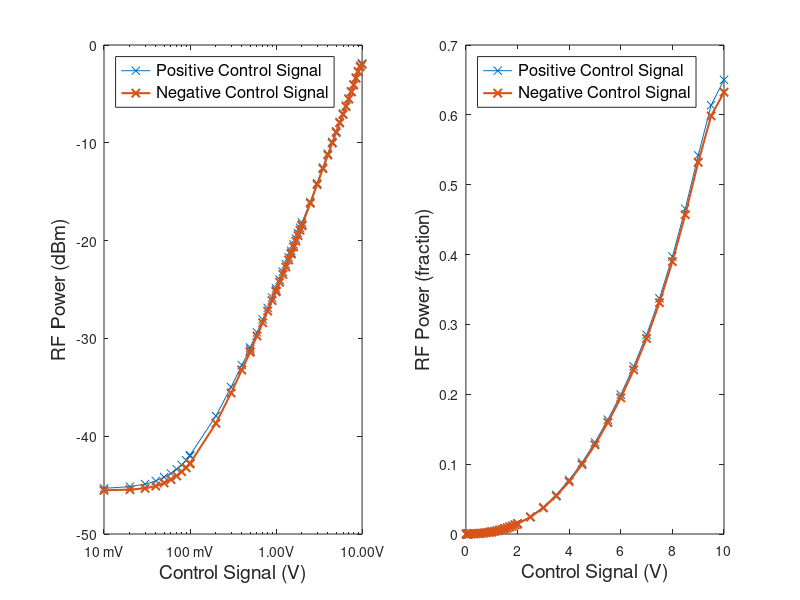
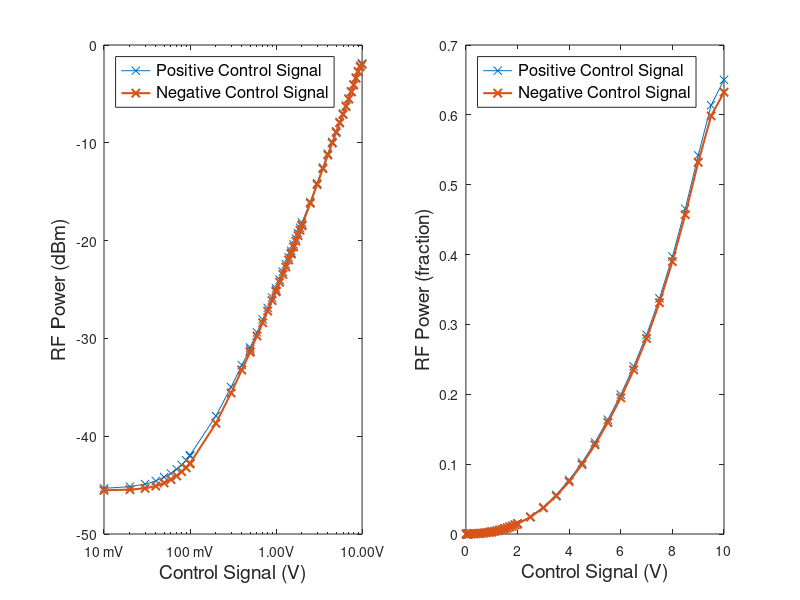

Source code (MATLAB) for these figures, in order:
P0 = 1.23;
V = -10:.5:10;
V2 = -2:.1:2;
V3 = -.1:.01:.1;
P3 = -[41.55,42.0,42.4,42.83,43.2,43.55,43.87,44.1,44.23,44.3,44.3,...
    44.1,43.93,43.67,43.35,42.95,42.58,42.14,41.71,41.23,40.8];
P2 = -[17.18,17.71,18.26,18.82,19.42,20.08,20.75,21.46,22.22,23.03,23.93,24.9,25.97,27.17,28.52,30.1,32.0,34.35,37.45,41.6,44.35,...
    40.7,36.7,33.75,31.5,29.7,28.15,26.83,25.65,24.6,23.64,22.77,21.95,21.2,20.48,19.81,19.16,18.56,18.00,17.45,16.91];
P = -[.76,1.0,1.51,2.17,2.86,3.57,4.3,5.06,5.87,6.74,7.71,8.79,10.02,11.42,13.04,14.95,17.25,20.14,24.01,30.18,44.5,...
    29.88,23.84,20.01,17.12,14.81,12.9,11.28,9.88,8.67,7.59,6.63,5.77,4.97,4.22,3.49,2.78,2.09,1.43,.89,.64];

G_plot = [P,P2,P3]-P0;

V_plot = [V,V2,V3];

V_plot_1 = V_plot(V_plot>0);
V_plot_2 = -V_plot(V_plot<0);
G_plot_1 = G_plot(V_plot>0);
G_plot_2 = G_plot(V_plot<0);

[V_plot_1,idx] = sort(V_plot_1);
G_plot_1 = G_plot_1(idx);
[V_plot_2,idx2] = sort(V_plot_2);
G_plot_2 = G_plot_2(idx2);

subplot(1,2,1)
semilogx(V_plot_1,G_plot_1,'-x',V_plot_2,G_plot_2,'-x','LineWidth',1.5)
xlabel('Control Signal (V)','FontSize',14)
ylabel('RF Power (dBm)','FontSize',14)
xticklabels({'10 mV','100 mV','1.00V','10.00V'})
legend({'Positive Control Signal','Negative Control Signal'},'Location','northwest','FontSize',12)

subplot(1,2,2)
plot(V_plot_1,10.^(G_plot_1/10),'-x',V_plot_2,10.^(G_plot_2/10),'-x','LineWidth',1.5)
xlabel('Control Signal (V)','FontSize',14)
ylabel('RF Power (fraction)','FontSize',14)
legend({'Positive Control Signal','Negative Control Signal'},'Location','northwest','FontSize',12)

filePath = 'D:\misc\2024\05\16\mixer_attenuator_data_ZX05-1MHZ-S';
saveas(gcf,[filePath '.png'])
savefig([filePath 'fig'])